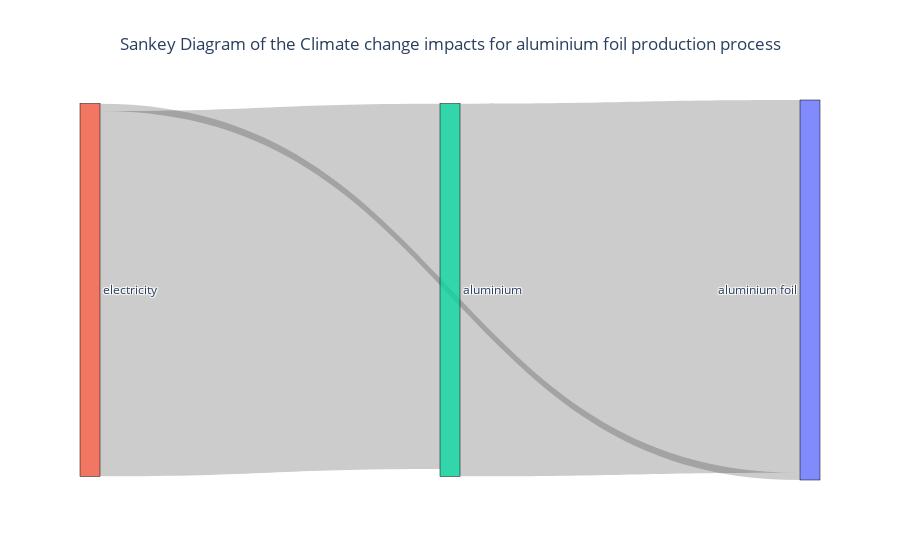

Notebook code for this chart:
### Code cell
import plotly.graph_objects as go
import nbformat as nb

sorted_nodes = sorted(g.nodes, key=lambda n: n.index)
print (tabulate(sorted_nodes,headers="keys"))
# Define the nodes
nodes = []
for n in sorted_nodes:
    nodes.append(n.tech_flow.flow.name)

# Define the links
links = []
for e in g.edges : 
    links.append(dict(source=e.provider_index, target=e.node_index, value=e.upstream_share*tot_scaling.amount))


# Create the Sankey diagram
fig = go.Figure(data=[go.Sankey(
    node=dict(
        pad=250,
        thickness=20,
        line=dict(color='black', width=0.5),
        label=nodes,
    ),
    link=dict(
        source=[link['source'] for link in links],
        target=[link['target'] for link in links],
        value=[link['value'] for link in links],
    )
)])

fig.update_layout(title_text=f"Sankey Diagram of the {imp_cat_for_sankey.name} impacts for {model.name} process",  title_x=0.5)
# Display the plot
fig.show()

### Figure 1 — Plotly figure (JSON) as saved in the notebook; plotly's stock layout.template omitted (floating-point values rounded to 4 significant figures)
{"data": [{"link": {"source": [2, 1, 1], "target": [0, 0, 2], "value": [328, 6.431, 321.6]}, "node": {"label": ["aluminium foil", "electricity", "aluminium"], "line": {"color": "black", "width": 0.5}, "pad": 250, "thickness": 20}, "type": "sankey"}], "layout": {"title": {"text": "Sankey Diagram of the Climate change impacts for aluminium foil production process", "x": 0.5}}}
